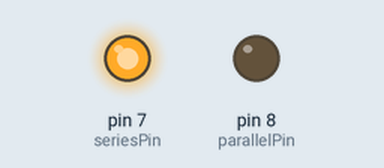
This sketch was run on a simulated Arduino Uno, built with avr-gcc and run on an emulated ATmega328P. Shown: output pins drawn as LEDs (lit = HIGH).

Above: at 1.5 s.
At 3.5 s:
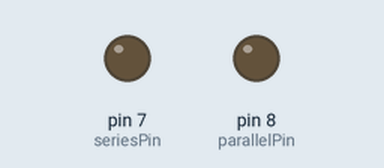
At 5.5 s:
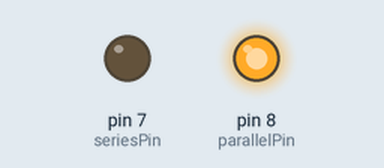
Timing chart, 0 to 10.4 s (numbered marks = the images above):
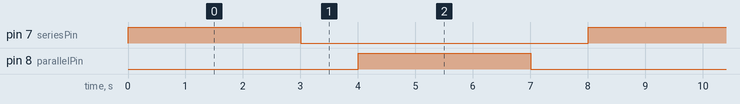

Measured:
- by itself, pin 7 (seriesPin), pin 8 (parallelPin): alternates HIGH for 3.0 s and LOW for 5.0 s
- by itself, everything shown: repeats every 8.0 s, in 4 steps

The sketch:

Series_and_parallel_connections.ino
```cpp
int seriesPin = 7;
int parallelPin = 8;

void setup() {
  pinMode(seriesPin, OUTPUT);
  pinMode(parallelPin, OUTPUT);
}

void loop() {
  digitalWrite(seriesPin, HIGH);
  delay(3000);

  digitalWrite(seriesPin, LOW);
  delay(1000);

  digitalWrite(parallelPin, HIGH);
  delay(3000);

  digitalWrite(parallelPin, LOW);
  delay(1000);
}
```
